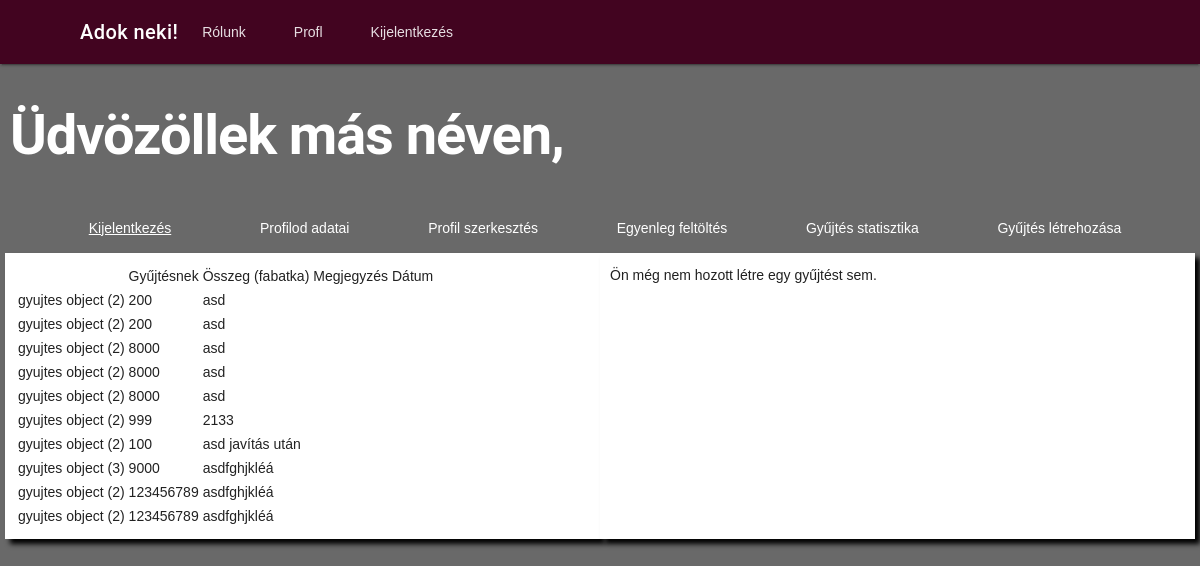
The page /gyujtesStat/ (signed in) on the database as committed earlier.
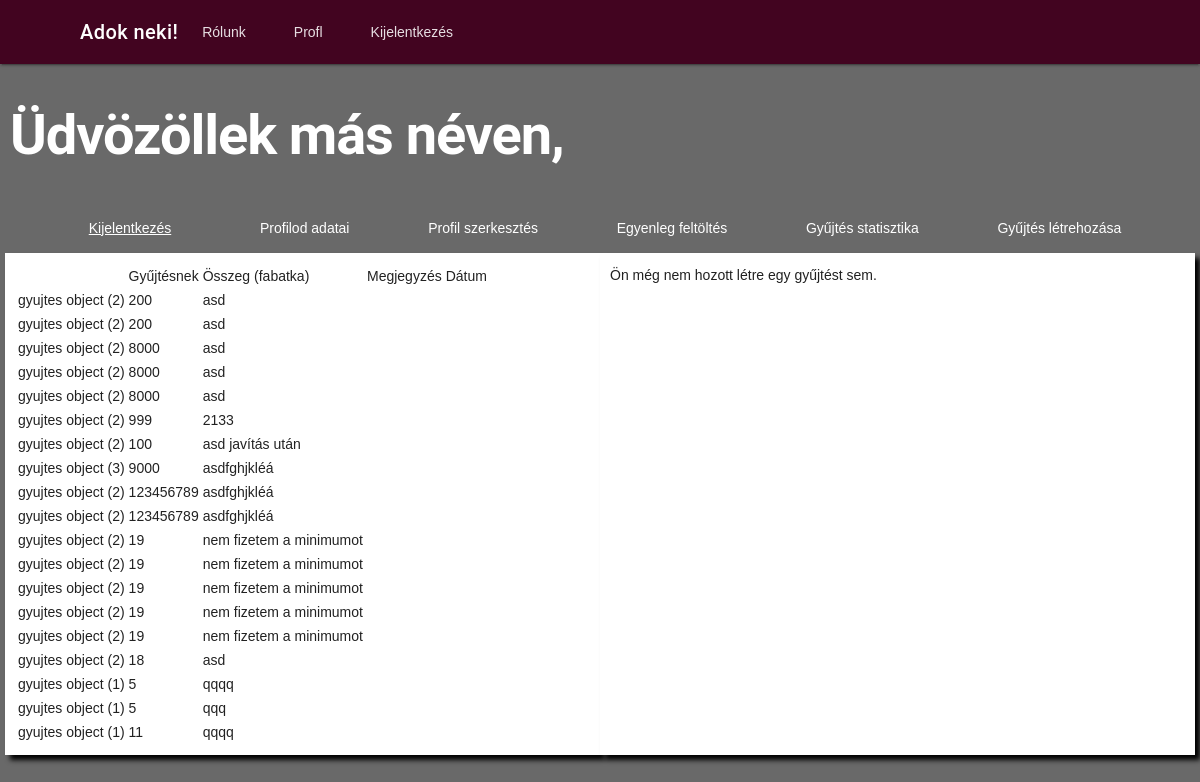
The same page on the database as committed later.
### app/models.py (models this page shows, shortened)
class fizetes(models.Model):
    ki = models.ForeignKey(settings.AUTH_USER_MODEL, on_delete=models.CASCADE)
    gyujtesnek = models.ForeignKey(gyujtes, on_delete=models.CASCADE)
    mennyit = models.IntegerField()
    megjegyzes = models.CharField(null=True, max_length=255)
    class Meta:
        ordering = ["id"]

class gyujtes(models.Model):
    publikalo = models.ForeignKey(
        settings.AUTH_USER_MODEL, on_delete=models.CASCADE)
    cim = models.CharField(max_length=255)
    leiras = models.TextField()
    promocios = models.BooleanField(default=False)
    minAr = models.IntegerField(null=False)
    cel = models.IntegerField()
    jelenleg= models.IntegerField(default=0)
    class Meta:
        ordering = ["id"]
    def __str__(self) -> str:
        return super().__str__()

### app/views.py (the view)
# urls.py: path("gyujtesStat/", views.gyujtesStat, name="gyujtesStat"),
def gyujtesStat(request):
    UserModel = User.objects.get(id=request.user.id)
    fizetesek = fizetes.objects.filter(ki=UserModel.id)
    print("eltárolt fizetések")
    for i in fizetesek:
        print(i.id)
    print("fizetesek ==0?")
    if len(fizetesek) == 0:
        print("aha")
        fizetesek = "Ön még nem adományozott semmilyen célnak eddig."
    else:
        print("ha nem")
        print(len(fizetesek))
    gyujtesek = gyujtes.objects.filter(publikalo=UserModel.id)
    print("eltárolt gyüjtések")
    for i in gyujtesek:
        print(i.id)
    print("gyujtesek ==0?")
    if len(gyujtesek) == 0:
        print("aha")
        gyujtesek = "Ön még nem hozott létre egy gyűjtést sem."
    else:
        print("ha nem")
        print(gyujtesek)
        print(len(gyujtesek))
    return render(request, "templates/app/gyujtesStatisztika.html", {"cim": "Adok neki! - Gyűjtés és fizetés statisztikák", "fizetesek": fizetesek, "gyujtesek": gyujtesek})

### app/templates/app/gyujtesStatisztika.html (shortened to what this page needs)
{% extends "templates/app/layout.html" %}
{% block content %}
{% if user.is_authenticated %}
<h1 id="oldalcim">Üdvözöllek {{felhasznaloAlapertelmezett.first_name}} más néven,
    {{felhasznaloAlapertelmezett.username}} </h1>
<div class="mdl-tabs mdl-js-tabs mdl-js-ripple-effect" id="menu">
    <a href="{% url 'kijelentkezes'%}" id="kijelentkezes">Kijelentkezés</a>
    <a href="{%url 'profil'%}" id="ugras">Profilod adatai</a>
    <a href="{%url 'profilSzerk'%}" id="ugras">Profil szerkesztés</a>
    <a href="{%url 'egyenlegFel'%}" id="ugras">Egyenleg feltöltés</a>
    <a href="{%url 'gyujtesStat'%}" id="ugras">Gyűjtés statisztika</a>
    <a href="{%url 'ujGyujtes'%}" id="ugras">Gyűjtés létrehozása</a>
</div>
<div id="oldal_dobozVER">
    <div id="doboz">
        {% if fizetes == "Ön még nem adományozott semmilyen célnak eddig."%}
        <p id="hiba">{{fizetesek}}</p>
        {%else%}
        <table>
            <thead>
                <th>
                <td>Gyűjtésnek</td>
                <td>Összeg (fabatka)</td>
                <td>Megjegyzés</td>
                <td>Dátum</td>
                </th>
            </thead>
            <tbody>
                {%for i in fizetesek%}
                <tr>
                    <td>{{i.gyujtesnek}}</td>
                    <td>{{i.mennyit}}</td>
                    <td>{{i.megjegyzes}}</td>
                </tr>
                {%endfor%}
            </tbody>
        </table>
        {%endif%}
    </div>
    <div id="doboz">
        {% if gyujtesek == "Ön még nem hozott létre egy gyűjtést sem."%}
        <p id="hiba">{{gyujtesek}}</p>
        {%endif%}
    </div>
</div>
{% else %}
<p id="alternativValasz">Úgy tűnik, hogy nem vagy bejelentkezve! <a href="{% url 'bejelentkezes' %}">Jelentkezz be</a>
    az oldal megtekintéséhez!</p>
{% endif %}
{% endblock %}

### app/templates/app/layout.html (shortened to what this page needs)
<!DOCTYPE html>
<html lang="hu">
<head>
    {% load static %}
    <link href="{% static 'mdl/material.min.css' %}" rel="stylesheet">
    {% load static %}
    <link rel="stylesheet" href="{% static 'main_style.css' %}">
</head>
<body>
    <div class="mdl-layout mdl-js-layout mdl-layout--fixed-header">
        <header class="mdl-layout__header">
            <div class="mdl-layout__header-row">
                <span class="mdl-layout-title"><a href="{% url 'kezdolap' %}" id="kezdolapVissza">Adok neki!</a></span>
                <nav class="mdl-navigation mdl-layout--large-screen-only">
                    <a class="mdl-navigation__link" href="{% url 'rolunk' %}">Rólunk</a>
                    {% if user.is_authenticated%}
                    <a href="{% url 'profil'%}" class="mdl-navigation__link">Profl</a>
                    <a href="{% url 'kijelentkezes'%}" class="mdl-navigation__link">Kijelentkezés</a>
                    {%else%}
                    <a href="{% url 'bejelentkezes' %}" class="mdl-navigation__link">Bejelentkezés</a>
                    {%endif%}
                </nav>
            </div>
        </header>
        <main class="mdl-layout__content">
            <div class="page-content">
                <div>
                    {% block content %}{% endblock %}
                </div>
            </div>
        </main>
    </div>
</body>
</html>

### app/static/app/main_style.css (style rules this page uses)
.mdl-layout__header { background-color: #420420; }
body { background-color: #696969; }
#oldalcim { color: white; font-weight: 700; padding: 10px; }
p { text-align: justify; }
#kezdolapVissza { color: white; text-decoration-line:none; }
#doboz { background-color: white; padding: 10px; box-shadow: 5px 5px 5px black; }
#ugras { color: white; text-decoration-line: none; }
table { width:-moz-available }
#menu { display: flex; justify-content: space-evenly; flex-direction: row; align-items: center; }
#kijelentkezes { color: white; padding: 10px; }
#oldal_dobozVER { display: flex; flex-direction: row; align-items: stretch; justify-content: space-evenly; align-content: safe; padding: 5px; }
#oldal_dobozVER #doboz { width: 49%; }

Rows that differ between the two databases and show on the page:
added fizetes: gyujtesnek "gyujtes object (2)", mennyit "19", megjegyzes "nem fizetem a minimumot"
added fizetes: gyujtesnek "gyujtes object (2)", mennyit "19", megjegyzes "nem fizetem a minimumot"
added fizetes: gyujtesnek "gyujtes object (2)", mennyit "19", megjegyzes "nem fizetem a minimumot"
added fizetes: gyujtesnek "gyujtes object (2)", mennyit "19", megjegyzes "nem fizetem a minimumot"
added fizetes: gyujtesnek "gyujtes object (2)", mennyit "19", megjegyzes "nem fizetem a minimumot"
added fizetes: gyujtesnek "gyujtes object (2)", mennyit "18", megjegyzes "asd"
added fizetes: gyujtesnek "gyujtes object (1)", mennyit "5", megjegyzes "qqqq"
added fizetes: gyujtesnek "gyujtes object (1)", mennyit "5", megjegyzes "qqq"
added fizetes: gyujtesnek "gyujtes object (1)", mennyit "11", megjegyzes "qqqq"
